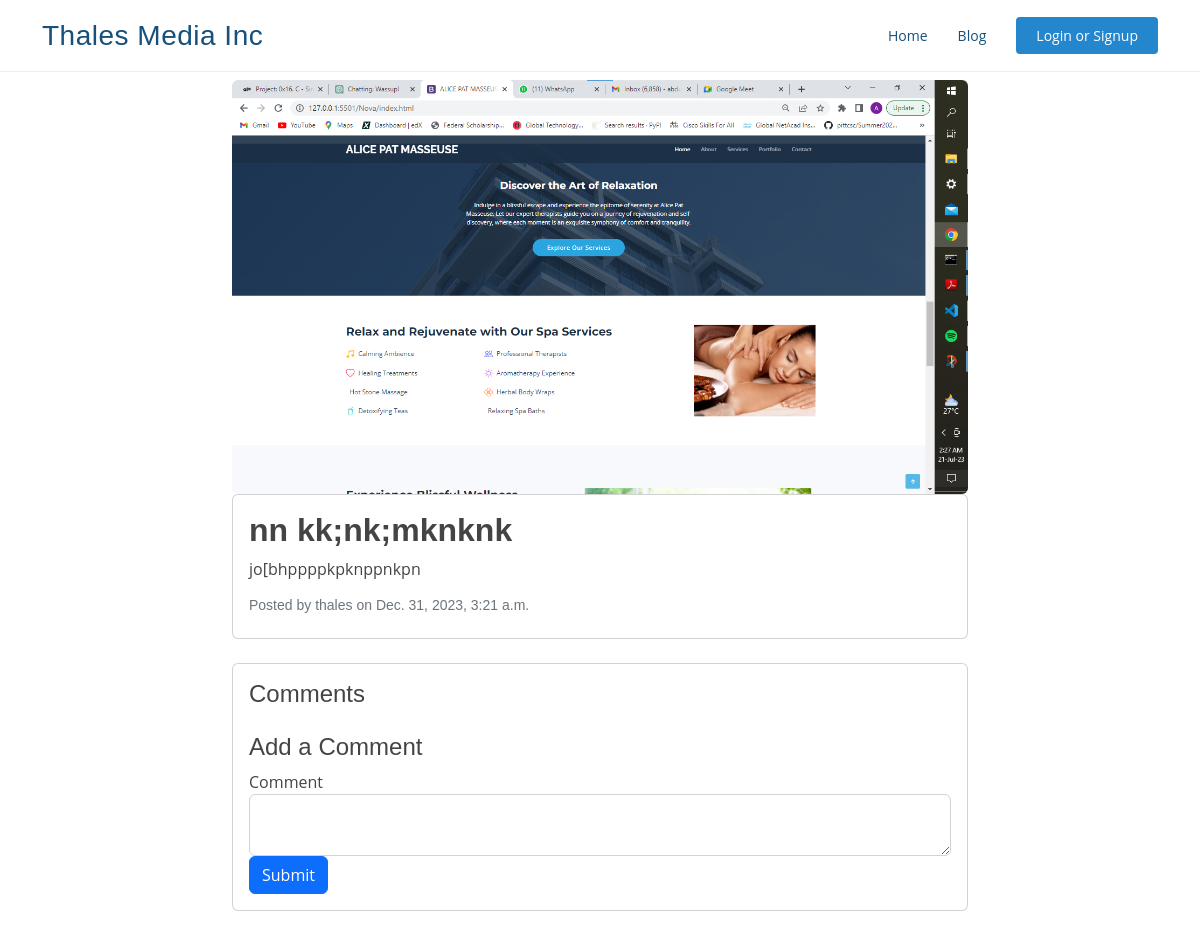
The page /post/c8315d91-9b95-4b86-b0ba-851667627ee2 on the database as committed earlier.
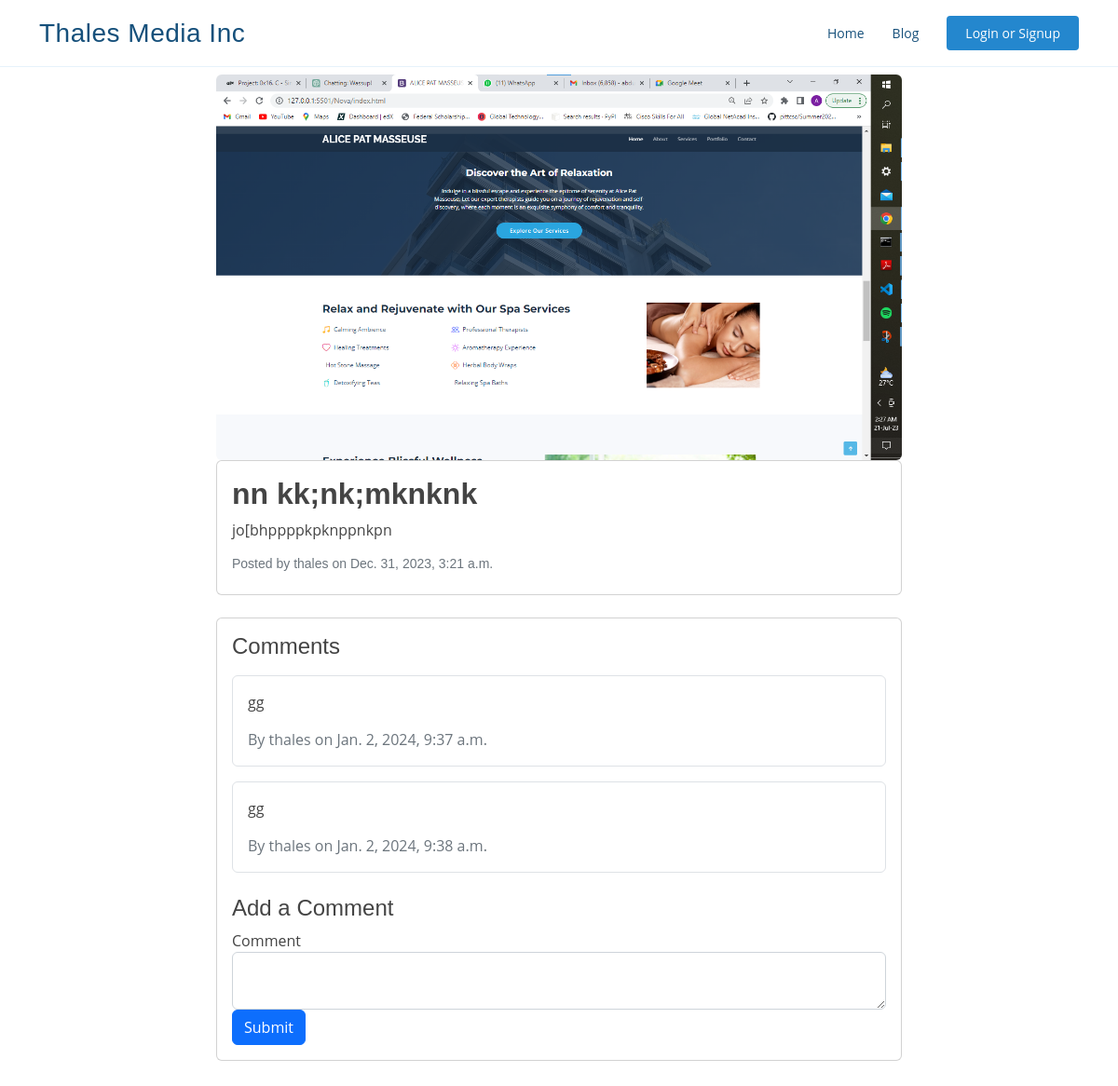
The same page on the database as committed later.
### myapp/models.py (models this page shows, shortened)
class Comment(models.Model):
    content=models.CharField(max_length=100)
    post = models.ForeignKey(BlogPost, on_delete=models.CASCADE, null=True)
    author=models.ForeignKey(User,on_delete=models.CASCADE, null=True)
    created=models.DateTimeField(default=datetime.now,blank=True )

### myapp/views.py (the view)
# urls.py: path('post/<uuid:pk>',views.post,name='post'),
def post(request, pk):                       #individual blog posts
    posts=BlogPost.objects.get(id=pk)
    comments = Comment.objects.filter(post=posts).order_by('created')
    if request.method == 'POST':            #comment on a blog post
        content = request.POST['content']
        author = request.user            #get the currently logged i user
        comment = Comment.objects.create(content = content, author =author , post=posts )
        comment.save();
    return render(request,'post.html',{'posts':posts , 'comments' : comments})

### templates/post.html (shortened to what this page needs)
{% extends 'base.html' %}
{% block home %}
{% if user.specialuser %}
<a class="nav-link scrollto" href="/dashboard">Home</a></li>
{% else %}
<li><a class="nav-link scrollto" href="/">Home</a></li>
{% endif %}
{% endblock %}
{% block blog %}
    {% if user.specialuser %}
            <a class="nav-link scrollto" href="/posts">All Posts</a></li>
    {% else %}
 <li><a class="nav-link scrollto" href="/blog">Blog</a></li>
    {% endif %}
{% endblock %}
{% block content %}
<section id="blog-detail" class="blog-detail">
  <div class="container">
    <div class="row">
        <div class="col-md-8 offset-md-2">
            {% if posts.image %}
               <div class="blog-post-image">
                  <img src="{{ posts.image.url }}" alt="Blog Image" class="img-fluid rounded">
               </div>
               {% endif %}
            <div class="card">
                <div class="card-body">
                    <h2 style="font-weight: bold;">{{ posts.title }}</h2>
                    <p class="blog-body">{{ posts.body }}</p>
                    <h5 class="text-muted time-created" style="font-size: 14px;">
                        Posted by {{ posts.author.username }} on {{ posts.created }}
                    </h5>
                </div>
            </div>
        </div>
    </div>
</div>
<div class="container">
  <div class="row">
      <div class="col-md-8 offset-md-2">
          <div class="card mt-4">
              <div class="card-body">
                  <h4>Comments</h4>
                  {% for comment in comments %}
                  <div class="comment mt-3 p-3 border rounded">
                      <p>{{ comment.content }}</p>
                      <span class="text-muted">By {{ comment.author.username }} on {{ comment.created }}</span>
                  </div>
                  {% endfor %}
                  <h4 class="mt-4">Add a Comment</h4>
                  <form action="/post/{{ posts.id }}" method="POST">
                      <div class="form-group">
                          <label for="content">Comment</label>
                          <textarea name="content" id="content" class="form-control"></textarea>
                      </div>
                      <button type="submit" class="btn btn-primary">Submit</button>
                  </form>
              </div>
          </div>
      </div>
  </div>
</div>
</section>
{% endblock %}

Rows that differ between the two databases and show on the page:
added Comment: content "gg", author.username "thales", created "Jan. 2, 2024, 9:37 a.m."
added Comment: content "gg", author.username "thales", created "Jan. 2, 2024, 9:38 a.m."
